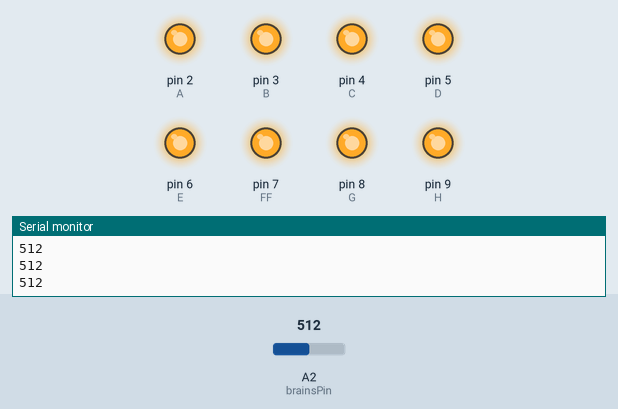
The sketch below on a simulated Arduino Uno, built with avr-gcc and run on an emulated ATmega328P. Shown: output pins drawn as LEDs (lit = HIGH), the last lines printed to the serial monitor. Dashed ring = blinking. Inputs (shaded band) come from the test bench; at power-on: A2 (brainsPin) = 512. Random numbers use the default seed unless the sketch sets one.

Above: at 1.2 s.
1.3 s: A2 (brainsPin) set to 1013
2.8 s: A2 (brainsPin) set to 1023
At 2.95 s:
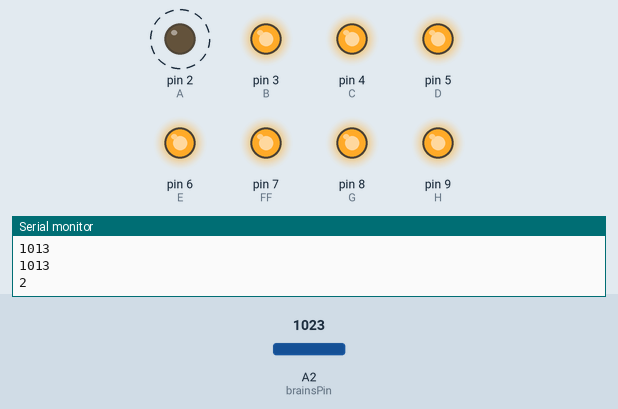
At 3.65 s:
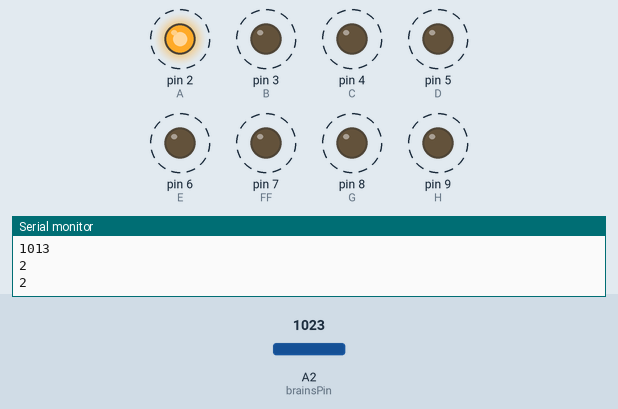
Timing chart, 0 to 11.8 s (numbered marks = the images above; inputs shaded):
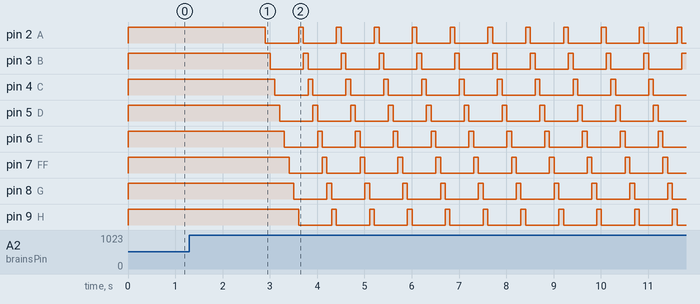

Measured:
- the behaviour switches between 1022 and 1023 on A2 (brainsPin) (found by bisection; images 0 and 1)
- after the input at 2.8 s, pin 2 (A): alternates HIGH for 0.10 s and LOW for 0.70 s, starting after 0.11 s; pin 3 (B): alternates HIGH for 0.10 s and LOW for 0.70 s, starting after 0.21 s

The sketch:

el_wire_sequencer_top.ino
```cpp
#define MODES_ALL_ON 1
#define MODES_MOTION_DETECTED 2
#define MODES_RANDOM 3
#define MODES_LADDER 4

#define A  2
#define B  3
#define C  4
#define D  5
#define E  6
#define FF  7
#define G  8
#define H  9

int currentMode = MODES_ALL_ON;

int brainsPin = A2;

void allOff()
{
  setAll(LOW);
}

void allOn()
{
  setAll(HIGH);
}

void allOnOriginal()
{

     digitalWrite(A, HIGH);
     digitalWrite(B, HIGH);
     digitalWrite(C, HIGH);
     digitalWrite(D, HIGH);
     digitalWrite(E, HIGH);
     digitalWrite(FF, HIGH);
     digitalWrite(G, HIGH);
     digitalWrite(H, HIGH);
}

void bottomElOn()
{
  digitalWrite(A, HIGH);
  digitalWrite(D, HIGH);

}

void loop()
{
  currentMode = analogRead(brainsPin);

  switch(currentMode)
  {
    case 0:
    {
         currentMode = MODES_ALL_ON;
         Serial.println(currentMode);
         break;
    }
    case 1023:
    {
      currentMode = MODES_MOTION_DETECTED;
      Serial.println(currentMode);

      break;
    }
    case 300:
    {
      currentMode = MODES_RANDOM;
      break;
    }
    case 40:
    {
      currentMode = MODES_LADDER;
    }
    default:
    {
        Serial.println(currentMode);
    }
  }

//  currentMode = 40;

  switch(currentMode)
  {
    case MODES_ALL_ON:
    {
      allOn();
      break;
    }
    case MODES_MOTION_DETECTED:
    {
      stepThrough();
      break;
    }
    case MODES_RANDOM:
    {
      randomly();
    }
    // ladder mode
    case 40:
    {

    }
    case 41:
    {

    }
    case 42:
    {
      allOff();
      break;
    }
    case 43:
    {
      bottomElOn();
      break;
    }
    case 44:
    {
      bottomElOn();
      topElOn();
      break;
    }
    default:
    {
      allOn();
    }
  }
}

void setAll(int mode)
{
     digitalWrite(A, mode);
     digitalWrite(B, mode);
     digitalWrite(C, mode);
     digitalWrite(D, mode);
     digitalWrite(E, mode);
     digitalWrite(FF, mode);
     digitalWrite(G, mode);
     digitalWrite(H, mode);
}

void setup()
{
  pinMode(A0, INPUT);
  randomSeed( analogRead(A5) );

  pinMode(A, OUTPUT);
  pinMode(B, OUTPUT);
  pinMode(C, OUTPUT);
  pinMode(D, OUTPUT);
  pinMode(E, OUTPUT);
  pinMode(FF, OUTPUT);
  pinMode(G, OUTPUT);
  pinMode(H, OUTPUT);

  // initialize serial communication:
  Serial.begin(9600);
}

void randomly()
{
  int x;

  // Step through all eight EL channels (pins 2 through 9)
  for (x=2; x<=9; x++)
  {
    int state = random(2);
    if(state == 0)
    {
      state = LOW;
    }
    else
    {
      state = HIGH;
    }

    digitalWrite(x, state);   // turn the EL channel on
  }

  delay(100);              // wait for 1/10 second

}

void stepThrough()
{
  int x,status;

  // Step through all eight EL channels (pins 2 through 9)
  for (x=2; x<=9; x++)
  {
    digitalWrite(x, HIGH);   // turn the EL channel on
    delay(100);              // wait for 1/10 second
    digitalWrite(x, LOW);    // turn the EL channel off

    digitalWrite(10, status);   // blink both status LEDs
    digitalWrite(13, status);
    status = !status;
  }

}

void topElOn()
{
  digitalWrite(B, HIGH);
  digitalWrite(C, HIGH);
}
```
